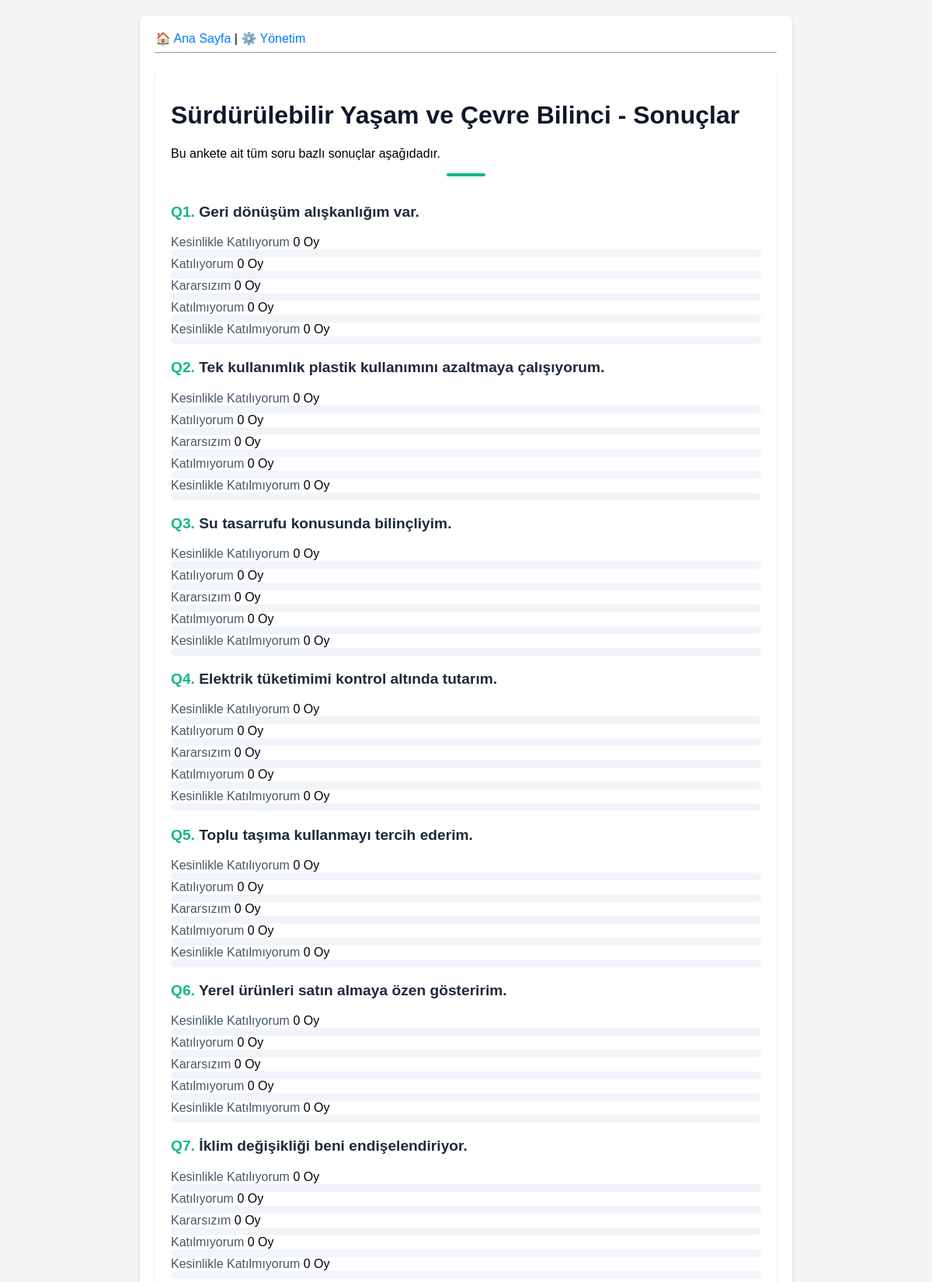
The page /anketler/3/sonuclar/ (upper part) on the database its author committed.
### anketler/models.py (models this page shows, shortened)
class Anket(models.Model):
    baslik = models.CharField("Anket Başlığı", max_length=200)
    aciklama = models.TextField("Açıklama", blank=True, null=True)
    yayin_tarihi = models.DateTimeField("Yayınlanma Tarihi", default=timezone.now)

class Soru(models.Model):
    anket = models.ForeignKey(Anket, on_delete=models.CASCADE, related_name="sorular")
    soru_metni = models.CharField(max_length=200)

class Secenek(models.Model):
    soru = models.ForeignKey(Soru, on_delete=models.CASCADE, related_name="secenekler")
    secenek_metni = models.CharField(max_length=200)
    oy_sayisi = models.IntegerField(default=0)

### anketler/views.py (the view)
# urls.py: path("<int:pk>/sonuclar/", views.SonucGorunumu.as_view(), name="sonuclar"),
class SonucGorunumu(generic.DetailView):
    model = Anket
    template_name = "anketler/sonuclar.html"

### anketler/templates/anketler/sonuclar.html (shortened to what this page needs)
{% extends "anketler/base.html" %}
{% block content %}
<div class="container mt-5 mb-5" style="max-width: 800px;">
    <div class="text-center mb-5">
        <h1 style="font-weight: 800; color: #0f172a;">{{ anket.baslik }} - Sonuçlar</h1>
        <p class="text-muted">Bu ankete ait tüm soru bazlı sonuçlar aşağıdadır.</p>
        <div style="height: 4px; width: 50px; background: #10b981; margin: 1rem auto; border-radius: 2px;"></div>
    </div>
    {% for soru in anket.sorular.all %}
        <div class="card shadow-sm border-0 rounded-4 mb-4" style="background: white; overflow: hidden;">
            <div class="card-header bg-white border-0 pt-4 px-4">
                <h3 style="font-size: 1.2rem; font-weight: 700; color: #1e293b;">
                    <span style="color: #10b981;">Q{{ forloop.counter }}.</span> {{ soru.soru_metni }}
                </h3>
            </div>
            <div class="card-body px-4 pb-4">
                {% for secenek in soru.secenekler.all %}
                    <div class="mb-3">
                        <div class="d-flex justify-content-between align-items-center mb-1">
                            <span style="font-weight: 500; color: #475569;">{{ secenek.secenek_metni }}</span>
                            <span class="badge bg-light text-dark border">{{ secenek.oy_sayisi }} Oy</span>
                        </div>
                        <div class="progress" style="height: 10px; border-radius: 5px; background-color: #f1f5f9;">
                        </div>
                    </div>
                {% endfor %}
            </div>
        </div>
    {% endfor %}
</div>
{% endblock %}

### Part8/anketler/templates/anketler/base.html (style rules this page uses)
body { font-family: sans-serif; background-color: #f4f4f4; margin: 0; padding: 0; }
.container { max-width: 800px; margin: 20px auto; background: white; padding: 20px; border-radius: 8px; box-shadow: 0 2px 5px rgba(0,0,0,0.1); }
h1 { color: #333; }

### rows shown on the page
Anket: baslik "Sürdürülebilir Yaşam ve Çevre Bilinci"
Soru: soru_metni "Geri dönüşüm alışkanlığım var."
Secenek: secenek_metni "Kesinlikle Katılıyorum", oy_sayisi "0"
Secenek: secenek_metni "Katılıyorum", oy_sayisi "0"
Secenek: secenek_metni "Kararsızım", oy_sayisi "0"
Secenek: secenek_metni "Katılmıyorum", oy_sayisi "0"
Secenek: secenek_metni "Kesinlikle Katılmıyorum", oy_sayisi "0"
Soru: soru_metni "Tek kullanımlık plastik kullanımını azaltmaya çalışıyorum."
Secenek: secenek_metni "Kesinlikle Katılıyorum", oy_sayisi "0"
Secenek: secenek_metni "Katılıyorum", oy_sayisi "0"
Secenek: secenek_metni "Kararsızım", oy_sayisi "0"
Secenek: secenek_metni "Katılmıyorum", oy_sayisi "0"
Secenek: secenek_metni "Kesinlikle Katılmıyorum", oy_sayisi "0"
Soru: soru_metni "Su tasarrufu konusunda bilinçliyim."
Secenek: secenek_metni "Kesinlikle Katılıyorum", oy_sayisi "0"
Secenek: secenek_metni "Katılıyorum", oy_sayisi "0"
Secenek: secenek_metni "Kararsızım", oy_sayisi "0"
Secenek: secenek_metni "Katılmıyorum", oy_sayisi "0"
Secenek: secenek_metni "Kesinlikle Katılmıyorum", oy_sayisi "0"
Soru: soru_metni "Elektrik tüketimimi kontrol altında tutarım."
Secenek: secenek_metni "Kesinlikle Katılıyorum", oy_sayisi "0"
Secenek: secenek_metni "Katılıyorum", oy_sayisi "0"
Secenek: secenek_metni "Kararsızım", oy_sayisi "0"
Secenek: secenek_metni "Katılmıyorum", oy_sayisi "0"
Secenek: secenek_metni "Kesinlikle Katılmıyorum", oy_sayisi "0"
Soru: soru_metni "Toplu taşıma kullanmayı tercih ederim."
Secenek: secenek_metni "Kesinlikle Katılıyorum", oy_sayisi "0"
Secenek: secenek_metni "Katılıyorum", oy_sayisi "0"
Secenek: secenek_metni "Kararsızım", oy_sayisi "0"
Secenek: secenek_metni "Katılmıyorum", oy_sayisi "0"
Secenek: secenek_metni "Kesinlikle Katılmıyorum", oy_sayisi "0"
Soru: soru_metni "Yerel ürünleri satın almaya özen gösteririm."
Secenek: secenek_metni "Kesinlikle Katılıyorum", oy_sayisi "0"
Secenek: secenek_metni "Katılıyorum", oy_sayisi "0"
Secenek: secenek_metni "Kararsızım", oy_sayisi "0"
Secenek: secenek_metni "Katılmıyorum", oy_sayisi "0"
Secenek: secenek_metni "Kesinlikle Katılmıyorum", oy_sayisi "0"
Soru: soru_metni "İklim değişikliği beni endişelendiriyor."
Secenek: secenek_metni "Kesinlikle Katılıyorum", oy_sayisi "0"
Secenek: secenek_metni "Katılıyorum", oy_sayisi "0"
Secenek: secenek_metni "Kararsızım", oy_sayisi "0"
Secenek: secenek_metni "Katılmıyorum", oy_sayisi "0"
Secenek: secenek_metni "Kesinlikle Katılmıyorum", oy_sayisi "0"
